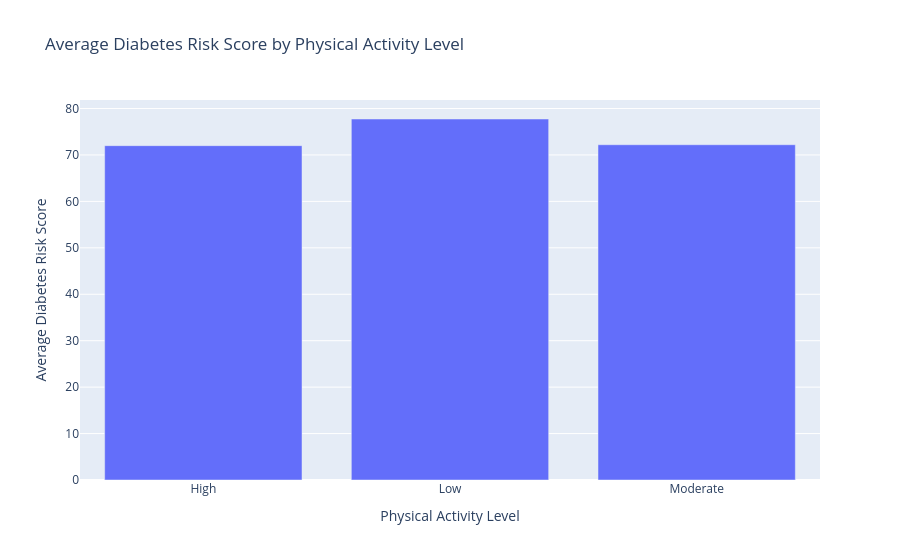

Here is the notebook cell this chart was saved with:
### Markdown cell above
<h4 style="color:#4CAF50;">Visulaization-Bar chart</h4>

### Code cell
activity_plot = activity_risk.reset_index()

fig = px.bar(
    activity_plot,
    x='Physical_Activity_Level',
    y='mean',
    title='Average Diabetes Risk Score by Physical Activity Level',
    labels={
        'mean': 'Average Diabetes Risk Score',
        'Physical_Activity_Level': 'Physical Activity Level'
    }
)

fig.show()

### Figure 1 — Plotly figure (JSON) as saved in the notebook; plotly's stock layout.template omitted (floating-point values rounded to 4 significant figures)
{"data": [{"hovertemplate": "Physical Activity Level=%{x}<br>Average Diabetes Risk Score=%{y}<extra></extra>", "legendgroup": "", "marker": {"color": "#636efa", "pattern": {"shape": ""}}, "name": "", "orientation": "v", "showlegend": false, "textposition": "auto", "type": "bar", "x": ["High", "Low", "Moderate"], "xaxis": "x", "y": [72.0, 77.75, 72.21], "yaxis": "y"}], "layout": {"barmode": "relative", "legend": {"tracegroupgap": 0}, "title": {"text": "Average Diabetes Risk Score by Physical Activity Level"}, "xaxis": {"anchor": "y", "domain": [0, 1], "title": {"text": "Physical Activity Level"}}, "yaxis": {"anchor": "x", "domain": [0, 1], "title": {"text": "Average Diabetes Risk Score"}}}}
